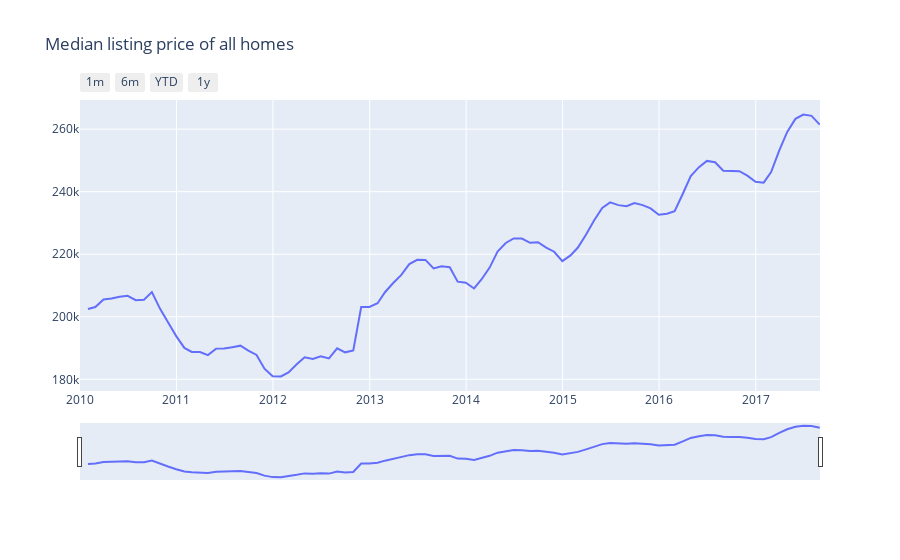

Notebook code cell kept with this figure:
### Code cell
# create a scatter plot of median listing price of all homes over time. 

data = [go.Scatter(x=months_data['Date'], y = months_data['MedianListingPrice_AllHomes'])]

layout = dict(
    title='Median listing price of all homes',
    xaxis=dict(
        range=['2010-01-01','2017-09-01'],
        rangeselector=dict(
            buttons=list([
                dict(count=1,
                     label='1m',
                     step='month',
                     stepmode='backward'),
                dict(count=6,
                     label='6m',
                     step='month',
                     stepmode='backward'),
                dict(count=1,
                    label='YTD',
                    step='year',
                    stepmode='todate'),
                dict(count=1,
                    label='1y',
                    step='year',
                    stepmode='backward'),
                #dict(step='all')
            ])
        ),
        rangeslider=dict(range=['2010-01-01','2017-09-01']),
        type='date'
    )
)
py.iplot({'data':data,
         'layout': layout})

### Figure 1 — Plotly figure (JSON) as saved in the notebook; plotly's stock layout.template omitted (floating-point values rounded to 4 significant figures; data arrays with more than 128 entries replaced by an {"elided": "..."} marker saying what was removed)
{"data": [{"type": "scatter", "x": {"elided": "257 str values"}, "y": {"elided": "257 float values"}}], "layout": {"title": {"text": "Median listing price of all homes"}, "xaxis": {"range": ["2010-01-01", "2017-09-01"], "rangeselector": {"buttons": [{"count": 1, "label": "1m", "step": "month", "stepmode": "backward"}, {"count": 6, "label": "6m", "step": "month", "stepmode": "backward"}, {"count": 1, "label": "YTD", "step": "year", "stepmode": "todate"}, {"count": 1, "label": "1y", "step": "year", "stepmode": "backward"}]}, "rangeslider": {"range": ["2010-01-01", "2017-09-01"]}, "type": "date"}}}
